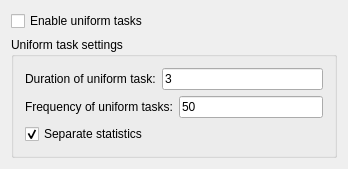
<?xml version="1.0" encoding="UTF-8"?>
<ui version="4.0">
 <class>SubWidget</class>
 <widget class="QWidget" name="SubWidget">
  <property name="geometry">
   <rect>
    <x>0</x>
    <y>0</y>
    <width>348</width>
    <height>147</height>
   </rect>
  </property>
  <property name="windowTitle">
   <string>SubWidget</string>
  </property>
  <layout class="QVBoxLayout" name="verticalLayout_2">
   <item>
    <widget class="QCheckBox" name="enable">
     <property name="text">
      <string>Enable uniform tasks</string>
     </property>
    </widget>
   </item>
   <item>
    <widget class="QGroupBox" name="group">
     <property name="title">
      <string>Uniform task settings</string>
     </property>
     <layout class="QVBoxLayout" name="verticalLayout">
      <item>
       <layout class="QHBoxLayout" name="horizontalLayout">
        <item>
         <widget class="QLabel" name="label">
          <property name="text">
           <string>Duration of uniform task:</string>
          </property>
         </widget>
        </item>
        <item>
         <widget class="QLineEdit" name="duration">
          <property name="text">
           <string>3</string>
          </property>
         </widget>
        </item>
       </layout>
      </item>
      <item>
       <layout class="QHBoxLayout" name="horizontalLayout_2">
        <item>
         <widget class="QLabel" name="label_2">
          <property name="text">
           <string>Frequency of uniform tasks:</string>
          </property>
         </widget>
        </item>
        <item>
         <widget class="QLineEdit" name="frequency">
          <property name="text">
           <string>50</string>
          </property>
         </widget>
        </item>
       </layout>
      </item>
      <item>
       <widget class="QCheckBox" name="statistics">
        <property name="text">
         <string>Separate statistics</string>
        </property>
        <property name="checked">
         <bool>true</bool>
        </property>
       </widget>
      </item>
     </layout>
    </widget>
   </item>
  </layout>
 </widget>
 <layoutdefault spacing="6" margin="11"/>
 <resources/>
 <connections/>
</ui>
